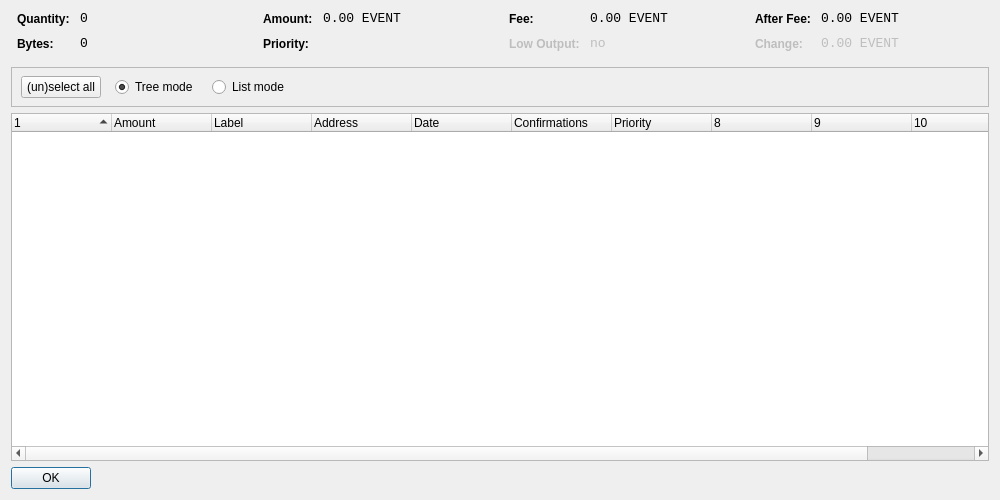
<?xml version="1.0" encoding="UTF-8"?>
<ui version="4.0">
 <class>CoinControlDialog</class>
 <widget class="QDialog" name="CoinControlDialog">
  <property name="geometry">
   <rect>
    <x>0</x>
    <y>0</y>
    <width>1000</width>
    <height>500</height>
   </rect>
  </property>
  <property name="windowTitle">
   <string>Coin Control</string>
  </property>
  <layout class="QVBoxLayout" name="verticalLayout">
   <item>
    <layout class="QHBoxLayout" name="horizontalLayoutTop" stretch="0,0,0,0">
     <property name="topMargin">
      <number>0</number>
     </property>
     <property name="bottomMargin">
      <number>10</number>
     </property>
     <item>
      <layout class="QFormLayout" name="formLayoutCoinControl1">
       <property name="horizontalSpacing">
        <number>10</number>
       </property>
       <property name="verticalSpacing">
        <number>10</number>
       </property>
       <property name="leftMargin">
        <number>6</number>
       </property>
       <property name="rightMargin">
        <number>6</number>
       </property>
       <item row="0" column="0">
        <widget class="QLabel" name="labelCoinControlQuantityText">
         <property name="styleSheet">
          <string notr="true">font-weight:bold;</string>
         </property>
         <property name="text">
          <string>Quantity:</string>
         </property>
        </widget>
       </item>
       <item row="0" column="1">
        <widget class="QLabel" name="labelCoinControlQuantity">
         <property name="font">
          <font>
           <family>Monospace</family>
           <pointsize>10</pointsize>
          </font>
         </property>
         <property name="cursor">
          <cursorShape>IBeamCursor</cursorShape>
         </property>
         <property name="contextMenuPolicy">
          <enum>Qt::ActionsContextMenu</enum>
         </property>
         <property name="text">
          <string notr="true">0</string>
         </property>
         <property name="textInteractionFlags">
          <set>Qt::LinksAccessibleByMouse|Qt::TextSelectableByKeyboard|Qt::TextSelectableByMouse</set>
         </property>
        </widget>
       </item>
       <item row="1" column="0">
        <widget class="QLabel" name="labelCoinControlBytesText">
         <property name="styleSheet">
          <string notr="true">font-weight:bold;</string>
         </property>
         <property name="text">
          <string>Bytes:</string>
         </property>
        </widget>
       </item>
       <item row="1" column="1">
        <widget class="QLabel" name="labelCoinControlBytes">
         <property name="font">
          <font>
           <family>Monospace</family>
           <pointsize>10</pointsize>
          </font>
         </property>
         <property name="cursor">
          <cursorShape>IBeamCursor</cursorShape>
         </property>
         <property name="contextMenuPolicy">
          <enum>Qt::ActionsContextMenu</enum>
         </property>
         <property name="text">
          <string notr="true">0</string>
         </property>
         <property name="textInteractionFlags">
          <set>Qt::LinksAccessibleByMouse|Qt::TextSelectableByKeyboard|Qt::TextSelectableByMouse</set>
         </property>
        </widget>
       </item>
      </layout>
     </item>
     <item>
      <layout class="QFormLayout" name="formLayoutCoinControl2">
       <property name="horizontalSpacing">
        <number>10</number>
       </property>
       <property name="verticalSpacing">
        <number>10</number>
       </property>
       <property name="leftMargin">
        <number>6</number>
       </property>
       <property name="rightMargin">
        <number>6</number>
       </property>
       <item row="0" column="0">
        <widget class="QLabel" name="labelCoinControlAmountText">
         <property name="styleSheet">
          <string notr="true">font-weight:bold;</string>
         </property>
         <property name="text">
          <string>Amount:</string>
         </property>
        </widget>
       </item>
       <item row="0" column="1">
        <widget class="QLabel" name="labelCoinControlAmount">
         <property name="font">
          <font>
           <family>Monospace</family>
           <pointsize>10</pointsize>
          </font>
         </property>
         <property name="cursor">
          <cursorShape>IBeamCursor</cursorShape>
         </property>
         <property name="contextMenuPolicy">
          <enum>Qt::ActionsContextMenu</enum>
         </property>
         <property name="text">
          <string notr="true">0.00 EVENT</string>
         </property>
         <property name="textInteractionFlags">
          <set>Qt::LinksAccessibleByMouse|Qt::TextSelectableByKeyboard|Qt::TextSelectableByMouse</set>
         </property>
        </widget>
       </item>
       <item row="1" column="0">
        <widget class="QLabel" name="labelCoinControlPriorityText">
         <property name="styleSheet">
          <string notr="true">font-weight:bold;</string>
         </property>
         <property name="text">
          <string>Priority:</string>
         </property>
        </widget>
       </item>
       <item row="1" column="1">
        <widget class="QLabel" name="labelCoinControlPriority">
         <property name="font">
          <font>
           <family>Monospace</family>
           <pointsize>10</pointsize>
          </font>
         </property>
         <property name="cursor">
          <cursorShape>IBeamCursor</cursorShape>
         </property>
         <property name="contextMenuPolicy">
          <enum>Qt::ActionsContextMenu</enum>
         </property>
         <property name="text">
          <string/>
         </property>
         <property name="textInteractionFlags">
          <set>Qt::LinksAccessibleByMouse|Qt::TextSelectableByKeyboard|Qt::TextSelectableByMouse</set>
         </property>
        </widget>
       </item>
      </layout>
     </item>
     <item>
      <layout class="QFormLayout" name="formLayoutCoinControl3">
       <property name="horizontalSpacing">
        <number>10</number>
       </property>
       <property name="verticalSpacing">
        <number>10</number>
       </property>
       <property name="leftMargin">
        <number>6</number>
       </property>
       <property name="rightMargin">
        <number>6</number>
       </property>
       <item row="0" column="0">
        <widget class="QLabel" name="labelCoinControlFeeText">
         <property name="styleSheet">
          <string notr="true">font-weight:bold;</string>
         </property>
         <property name="text">
          <string>Fee:</string>
         </property>
        </widget>
       </item>
       <item row="0" column="1">
        <widget class="QLabel" name="labelCoinControlFee">
         <property name="font">
          <font>
           <family>Monospace</family>
           <pointsize>10</pointsize>
          </font>
         </property>
         <property name="cursor">
          <cursorShape>IBeamCursor</cursorShape>
         </property>
         <property name="contextMenuPolicy">
          <enum>Qt::ActionsContextMenu</enum>
         </property>
         <property name="text">
          <string notr="true">0.00 EVENT</string>
         </property>
         <property name="textInteractionFlags">
          <set>Qt::LinksAccessibleByMouse|Qt::TextSelectableByKeyboard|Qt::TextSelectableByMouse</set>
         </property>
        </widget>
       </item>
       <item row="1" column="0">
        <widget class="QLabel" name="labelCoinControlLowOutputText">
         <property name="enabled">
          <bool>false</bool>
         </property>
         <property name="styleSheet">
          <string notr="true">font-weight:bold;</string>
         </property>
         <property name="text">
          <string>Low Output:</string>
         </property>
        </widget>
       </item>
       <item row="1" column="1">
        <widget class="QLabel" name="labelCoinControlLowOutput">
         <property name="enabled">
          <bool>false</bool>
         </property>
         <property name="font">
          <font>
           <family>Monospace</family>
           <pointsize>10</pointsize>
          </font>
         </property>
         <property name="cursor">
          <cursorShape>IBeamCursor</cursorShape>
         </property>
         <property name="contextMenuPolicy">
          <enum>Qt::ActionsContextMenu</enum>
         </property>
         <property name="text">
          <string notr="true">no</string>
         </property>
         <property name="textInteractionFlags">
          <set>Qt::LinksAccessibleByMouse|Qt::TextSelectableByKeyboard|Qt::TextSelectableByMouse</set>
         </property>
        </widget>
       </item>
      </layout>
     </item>
     <item>
      <layout class="QFormLayout" name="formLayoutCoinControl4">
       <property name="horizontalSpacing">
        <number>10</number>
       </property>
       <property name="verticalSpacing">
        <number>10</number>
       </property>
       <property name="leftMargin">
        <number>6</number>
       </property>
       <property name="rightMargin">
        <number>6</number>
       </property>
       <item row="0" column="0">
        <widget class="QLabel" name="labelCoinControlAfterFeeText">
         <property name="styleSheet">
          <string notr="true">font-weight:bold;</string>
         </property>
         <property name="text">
          <string>After Fee:</string>
         </property>
        </widget>
       </item>
       <item row="0" column="1">
        <widget class="QLabel" name="labelCoinControlAfterFee">
         <property name="font">
          <font>
           <family>Monospace</family>
           <pointsize>10</pointsize>
          </font>
         </property>
         <property name="cursor">
          <cursorShape>IBeamCursor</cursorShape>
         </property>
         <property name="contextMenuPolicy">
          <enum>Qt::ActionsContextMenu</enum>
         </property>
         <property name="text">
          <string notr="true">0.00 EVENT</string>
         </property>
         <property name="textInteractionFlags">
          <set>Qt::LinksAccessibleByMouse|Qt::TextSelectableByKeyboard|Qt::TextSelectableByMouse</set>
         </property>
        </widget>
       </item>
       <item row="1" column="0">
        <widget class="QLabel" name="labelCoinControlChangeText">
         <property name="enabled">
          <bool>false</bool>
         </property>
         <property name="styleSheet">
          <string notr="true">font-weight:bold;</string>
         </property>
         <property name="text">
          <string>Change:</string>
         </property>
        </widget>
       </item>
       <item row="1" column="1">
        <widget class="QLabel" name="labelCoinControlChange">
         <property name="enabled">
          <bool>false</bool>
         </property>
         <property name="font">
          <font>
           <family>Monospace</family>
           <pointsize>10</pointsize>
          </font>
         </property>
         <property name="cursor">
          <cursorShape>IBeamCursor</cursorShape>
         </property>
         <property name="contextMenuPolicy">
          <enum>Qt::ActionsContextMenu</enum>
         </property>
         <property name="text">
          <string notr="true">0.00 EVENT</string>
         </property>
         <property name="textInteractionFlags">
          <set>Qt::LinksAccessibleByMouse|Qt::TextSelectableByKeyboard|Qt::TextSelectableByMouse</set>
         </property>
        </widget>
       </item>
      </layout>
     </item>
    </layout>
   </item>
   <item>
    <widget class="QFrame" name="frame">
     <property name="minimumSize">
      <size>
       <width>0</width>
       <height>40</height>
      </size>
     </property>
     <property name="frameShape">
      <enum>QFrame::StyledPanel</enum>
     </property>
     <property name="frameShadow">
      <enum>QFrame::Sunken</enum>
     </property>
     <widget class="QWidget" name="horizontalLayoutWidget">
      <property name="geometry">
       <rect>
        <x>10</x>
        <y>0</y>
        <width>781</width>
        <height>41</height>
       </rect>
      </property>
      <layout class="QHBoxLayout" name="horizontalLayoutPanel" stretch="0,0,0,0,0">
       <property name="spacing">
        <number>14</number>
       </property>
       <item>
        <widget class="QPushButton" name="pushButtonSelectAll">
         <property name="sizePolicy">
          <sizepolicy hsizetype="Maximum" vsizetype="Fixed">
           <horstretch>0</horstretch>
           <verstretch>0</verstretch>
          </sizepolicy>
         </property>
         <property name="text">
          <string>(un)select all</string>
         </property>
        </widget>
       </item>
       <item>
        <widget class="QRadioButton" name="radioTreeMode">
         <property name="sizePolicy">
          <sizepolicy hsizetype="Maximum" vsizetype="Fixed">
           <horstretch>0</horstretch>
           <verstretch>0</verstretch>
          </sizepolicy>
         </property>
         <property name="text">
          <string>Tree mode</string>
         </property>
         <property name="checked">
          <bool>true</bool>
         </property>
        </widget>
       </item>
       <item>
        <widget class="QRadioButton" name="radioListMode">
         <property name="sizePolicy">
          <sizepolicy hsizetype="Maximum" vsizetype="Fixed">
           <horstretch>0</horstretch>
           <verstretch>0</verstretch>
          </sizepolicy>
         </property>
         <property name="text">
          <string>List mode</string>
         </property>
        </widget>
       </item>
       <item>
        <spacer name="horizontalSpacer">
         <property name="orientation">
          <enum>Qt::Horizontal</enum>
         </property>
         <property name="sizeHint" stdset="0">
          <size>
           <width>40</width>
           <height>20</height>
          </size>
         </property>
        </spacer>
       </item>
      </layout>
     </widget>
    </widget>
   </item>
   <item>
    <widget class="CoinControlTreeWidget" name="treeWidget">
     <property name="contextMenuPolicy">
      <enum>Qt::CustomContextMenu</enum>
     </property>
     <property name="sortingEnabled">
      <bool>false</bool>
     </property>
     <property name="columnCount">
      <number>11</number>
     </property>
     <attribute name="headerShowSortIndicator" stdset="0">
      <bool>true</bool>
     </attribute>
     <attribute name="headerStretchLastSection">
      <bool>false</bool>
     </attribute>
     <column>
      <property name="text">
       <string/>
      </property>
     </column>
     <column>
      <property name="text">
       <string>Amount</string>
      </property>
     </column>
     <column>
      <property name="text">
       <string>Label</string>
      </property>
     </column>
     <column>
      <property name="text">
       <string>Address</string>
      </property>
     </column>
     <column>
      <property name="text">
       <string>Date</string>
      </property>
     </column>
     <column>
      <property name="text">
       <string>Confirmations</string>
      </property>
      <property name="toolTip">
       <string>Confirmed</string>
      </property>
     </column>
     <column>
      <property name="text">
       <string>Priority</string>
      </property>
     </column>
     <column>
      <property name="text">
       <string/>
      </property>
     </column>
     <column>
      <property name="text">
       <string/>
      </property>
     </column>
     <column>
      <property name="text">
       <string/>
      </property>
     </column>
     <column>
      <property name="text">
       <string/>
      </property>
     </column>
    </widget>
   </item>
   <item>
    <widget class="QDialogButtonBox" name="buttonBox">
     <property name="sizePolicy">
      <sizepolicy hsizetype="Maximum" vsizetype="Fixed">
       <horstretch>0</horstretch>
       <verstretch>0</verstretch>
      </sizepolicy>
     </property>
     <property name="orientation">
      <enum>Qt::Horizontal</enum>
     </property>
     <property name="standardButtons">
      <set>QDialogButtonBox::Ok</set>
     </property>
    </widget>
   </item>
  </layout>
 </widget>
 <customwidgets>
  <customwidget>
   <class>CoinControlTreeWidget</class>
   <extends>QTreeWidget</extends>
   <header>coincontroltreewidget.h</header>
  </customwidget>
 </customwidgets>
 <resources/>
 <connections/>
</ui>
